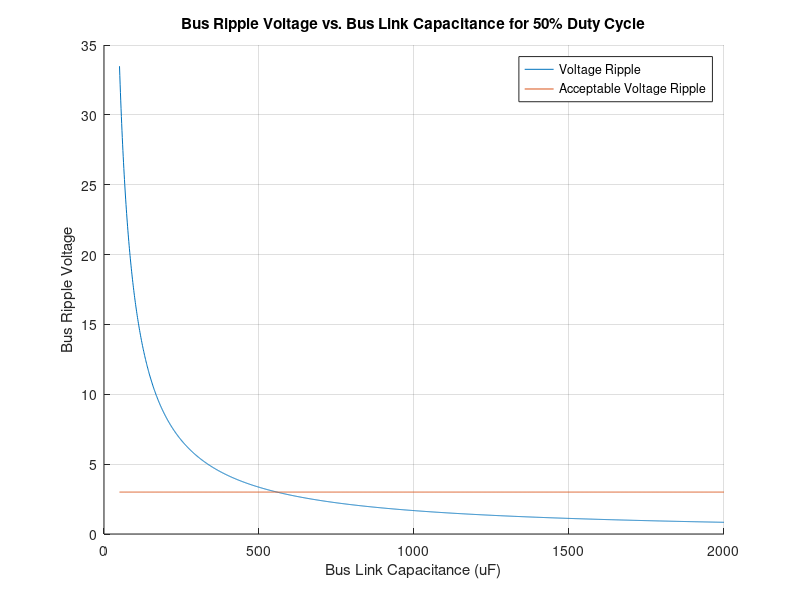

Here is the MATLAB script that generated this plot:


%System Parameters
phase_inductance = 56*10^-6; %Henries
HV_Bus = 300; %Volts
f_switching = 10000; %Hertz
acceptable_ripple = 1; %Percent



%Range of DC bus link capacitance values
C = [50:1:2000]; %uF

%Max Voltage Ripple at 50% Duty Cycle
v_ripple = (HV_Bus) ./ (32 .* (phase_inductance) .* (C.*10^-6) .* (f_switching).^2);

%Plot Setp
hold on;
plot(C, v_ripple);
plot(C, (acceptable_ripple./100).*HV_Bus.*ones(size(C))); %Percentage of Bus Voltage

title('Bus Ripple Voltage vs. Bus Link Capacitance for 50% Duty Cycle');
xlabel('Bus Link Capacitance (uF)');
ylabel('Bus Ripple Voltage');
legend('Voltage Ripple','Acceptable Voltage Ripple');
grid on;

%% Required Current Ripple

current_max_ripple = (.25.*HV_Bus)./(f_switching.*phase_inductance);

current_max_ripple_rms = current_max_ripple./sqrt(2)

